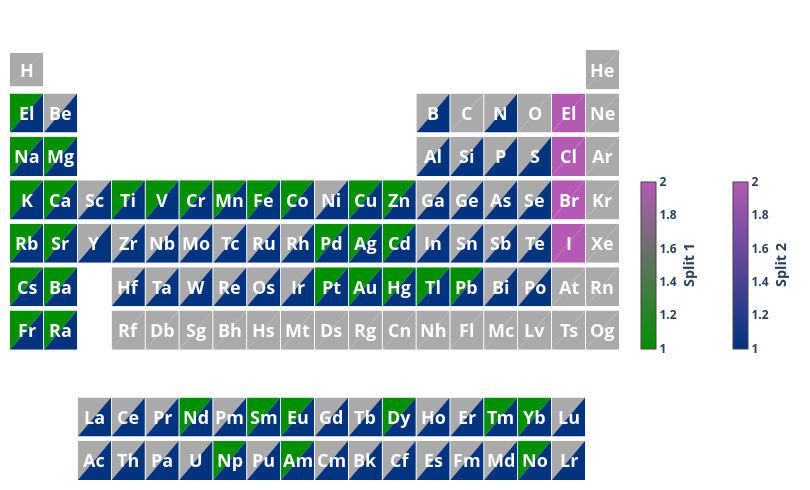

The code cell stored with this chart in its notebook:
### Code cell
colorbars = [
    dict(title=f"Metric {idx + 1}", orientation="h", showscale=False)
    for idx in range(2)
]

fig = pmz.ptable_heatmap_splits_plotly(
    data=eldata,
    orientation="diagonal",
    element_symbol_map=dict(Li="El", F="El"),
    colorscale=sequential_colors,
    colorbar=None,
    on_empty="show",
    split_value_fmt=None,
    symbol_kwargs=dict(font_size=18),
    # subplot_kwargs= dict(showscale=False)
)
fig.update_layout(font=dict(weight="bold"))
fig.show()
pmz.io.save_and_compress_svg(fig, filename="HDPptable_withEl.svg")
